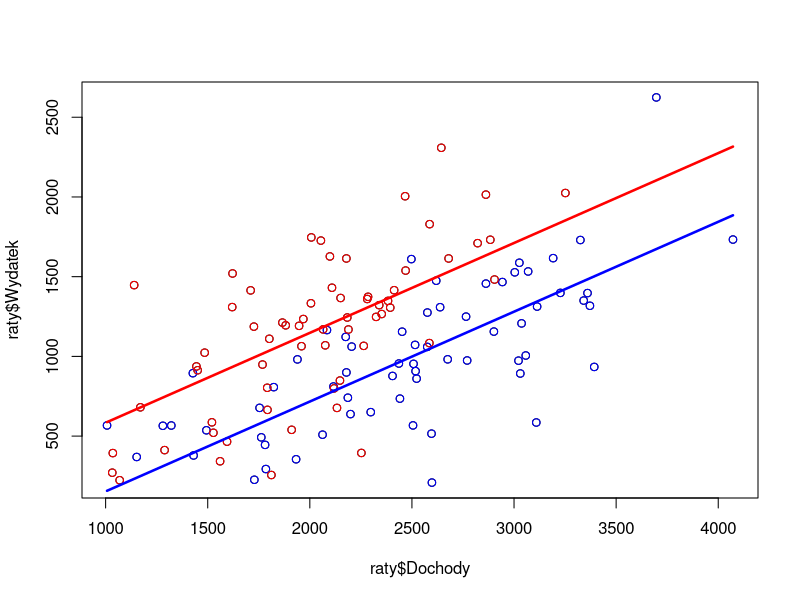
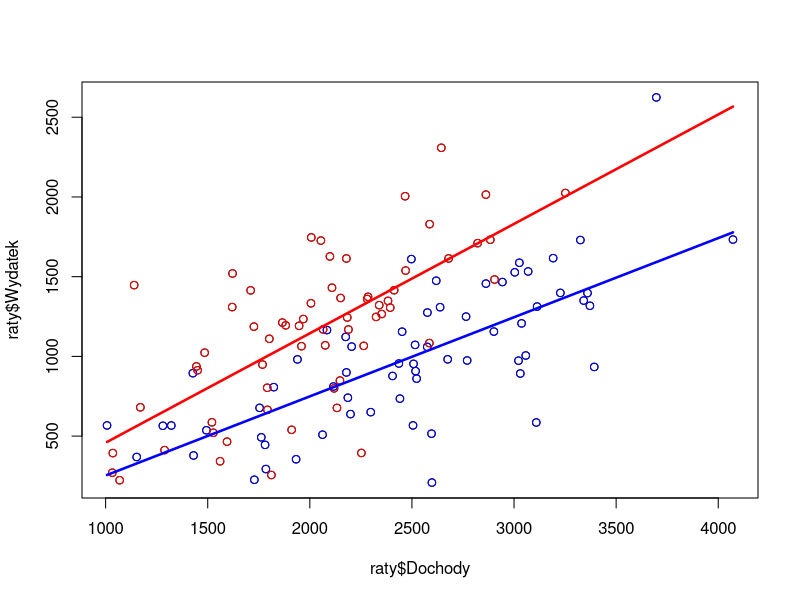
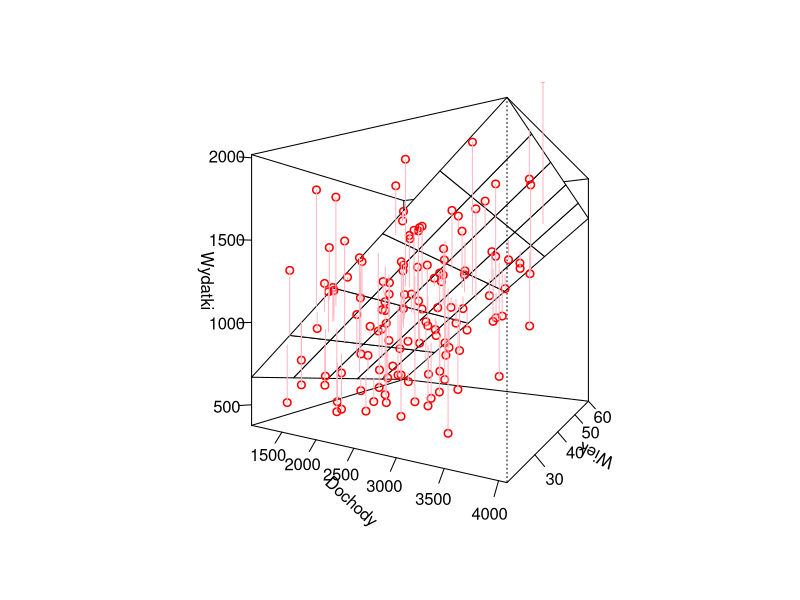

R code for these plots, in order: (Note: this script raises an error after producing the figures.)
# Zadanie 7.0

raty = read.csv2("Raty.csv")
head(raty)

# PRZY ZALOZENIU O ROWNOLEGLOSCI

# Wyznaczamy model liniowy zalezny od dochodow i rat (zatem wspolczynnik przy
# dochodach bedzie taki sam, niezaleznie od tego czy raty zostaly wziete, czy nie)
model = lm(Wydatek ~ Dochody + Raty, data=raty)
summary(model)

# Wyrozniamy cale zbiory probek z ratami oraz bez rat
wyd_bez_rat = raty[raty$Raty=="N",]
wyd_z_ratami = raty[raty$Raty=="T",]

# Rysujemy wykres z punktami
plot(raty$Dochody, raty$Wydatek) # Zapewnia odpowiednie zakresy
points(wyd_bez_rat$Dochody, wyd_bez_rat$Wydatek, col="blue") # Punkty bez rat
points(wyd_z_ratami$Dochody, wyd_z_ratami$Wydatek, col="red") # Punkty z ratami

# Wybieramy punkty ze skrajnymi dochodami (dwa wystarcza do narysowania linii)
skrajne = raty[raty$Dochody==min(raty$Dochody) | raty$Dochody==max(raty$Dochody),]

# Przerabiamy je na wersje "bez rat" oraz "z ratami"
pbezrat = skrajne
pbezrat$Raty = "N"
pzratami = skrajne
pzratami$Raty = "T"

# Rysujemy linie regresji dla obu przypadkow
lines(pbezrat$Dochody, predict(model, pbezrat), lwd=2.5, col="blue")
lines(pzratami$Dochody, predict(model, pzratami), lwd=2.5, col="red")

# BEZ ZALOZENIA O ROWNOLEGLOSCI

# Robimy osobne modele dla kawalkow danych
model_z_ratami = lm(Wydatek ~ Dochody, data=wyd_z_ratami)
summary(model_z_ratami)
model_bez_rat = lm(Wydatek ~ Dochody, data=wyd_bez_rat)
summary(model_bez_rat)

# Rysujemy wykres z punktami
plot(raty$Dochody, raty$Wydatek)
points(wyd_bez_rat$Dochody, wyd_bez_rat$Wydatek, col="blue")
points(wyd_z_ratami$Dochody, wyd_z_ratami$Wydatek, col="red")

# Rysujemy linie regresji dla obu przypadkow
lines(skrajne$Dochody, predict(model_bez_rat, skrajne), lwd=2.5, col="blue")
lines(skrajne$Dochody, predict(model_z_ratami, skrajne), lwd=2.5, col="red")


# Zadanie 7.1
model_dw = lm(Wydatek ~ Dochody + Wiek, data=raty)
summary(model_dw)

# Wspolrzedne punktow kratowych do rysowania wykresu pseudo3d
wiekv = (0:5/5)*(max(raty$Wiek)-min(raty$Wiek)) + min(raty$Wiek)
dochodyv = (0:5/5)*(max(raty$Dochody)-min(raty$Dochody)) + min(raty$Dochody)

# Funkcja wynikajaca z wyznaczonego modelu regresji
funkcja_dw = function(d, w) {
    model_dw$coef[1] + d * model_dw$coef[2] + w * model_dw$coef[3]
};

# Macierz wartosci w punktach kratowych
wydatekv = outer(dochodyv, wiekv, funkcja_dw)

# theta, phi -- katy obrotu perspektywy
wykres_dw = persp(x=dochodyv, y=wiekv, z=wydatekv, xlab="Dochody", ylab="Wiek",
                      zlab="Wydatki", ticktype="detailed", theta=30, phi=0)

# Punkty empiryczne i odpowiadajace im punkty teoretyczne (z modelu)
punkty_emp = trans3d(raty$Dochody, raty$Wiek, raty$Wydatek, wykres_dw)
punkty_teo = trans3d(raty$Dochody, raty$Wiek, predict(model_dw), wykres_dw)

# Rysowanie punktow empirycznych i odcinkow pokazujacych, gdzie przesunela je
# regresja
points(punkty_emp, col="red", lwd=1.5)
segments(punkty_emp$x, punkty_emp$y, punkty_teo$x, punkty_teo$y, col="lightpink")


# Zadanie 7.2
raty01 = c(raty$Raty)-1
model_w = glm(raty01 ~ Wiek, data=raty, family="binomial")
summary(model_w)

# Dodaje szum jednorodny, zeby punkty nie nachodzily na siebie (dzieki temu bede widzial,
# gdzie jest ich skupisko a gdzie wystepuja pojedynczo)
plot(raty$Wiek + runif(length(raty$Wiek), -1/3, 1/3), raty01, pch=4)
x = seq(min(raty$Wiek), max(raty$Wiek), length=300)
lines(c(min(raty$Wiek), max(raty$Wiek)), c(0.5, 0.5), lwd=2.5, col="gray", lty=2)
lines(x, 1/(1+exp(-predict(model_w, data.frame(Wiek=x)))), lwd=2.5, col="red")

funkcja_w = function(w) {
    b = 1/(1 + exp(-model_w$coef[1] - model_w$coef[2] * w))
    if(b < 0.5) {
        "N";
    } else {
        "T"
    };
};

(przewidziane_decyzje = factor(sapply(raty$Wiek, funkcja_w)))

# Jak czesto przewidywania na podstawie samego wieku zgadzaja sie z prawdziwymi
# decyzjami?
table(raty$Raty == przewidziane_decyzje)

# Tylko okolo 54% trafnosci, bez sensu
sum(raty$Raty == przewidziane_decyzje) / length(raty$Raty)

# Wniosek: tego, czy ktos wezmie kredyt czy nie lepiej nie oceniac na podstawie samego
# wieku.


# Zadanie 7.3
tr = read.csv2("test_regresji.csv")
head(tr)

model_kw = nls(y ~ c + b*x + a*x^2, data=tr, start=list(c=0,b=0,a=0))
summary(model_kw)

plot(tr$x, tr$y)
x = data.frame(x=seq(min(tr$x), max(tr$x), length=500))
lines(x$x, predict(model_kw, x), lwd=2.5, col="red")

# Wyglada wiarygodnie, z podsumowania takze wynika, ze udalo sie dopasowac model
# dosc dokladnie.


# Zadanie 7.4
model_domyslny = loess(y ~ x, data=tr)
summary(model_domyslny)
# Domyslnie wyszedl wielomian stopnia drugiego ze span=0.75

# Model dla stopnia 0
model_st0 = loess(y ~ x, data=tr, degree=0)
summary(model_st0)

# Model dla stopnia 1
model_st1 = loess(y ~ x, data=tr, degree=1)
summary(model_st1)

# 2 to najwyzszy dopuszczalny stopien...

# Model dla malego span
model_msp = loess(y ~ x, data=tr, degree=2, span=0.4)
summary(model_msp)

# Model dla duzego span
model_dsp = loess(y ~ x, data=tr, degree=2, span=0.95)
summary(model_dsp)

op = par(mfrow=c(1,2))
plot(tr$x, tr$y)
lines(x$x, predict(model_st0, x), lwd=2.5, col="gold")
lines(x$x, predict(model_st1, x), lwd=2.5, col="orange")
lines(x$x, predict(model_domyslny, x), lwd=2.5, col="red")
plot(tr$x, tr$y)
lines(x$x, predict(model_msp, x), lwd=2.5, col="purple")
lines(x$x, predict(model_domyslny, x), lwd=2.5, col="red")
lines(x$x, predict(model_dsp, x), lwd=2.5, col="peru")
par(op)

# Obserwacje:
# - zmniejszenie stopnia popsulo dokladnosc dopasowania, lecz stopien 1 jeszcze
#   mozna uznac za przydatny.
# - zmniejszenie spanu powoduje wyznaczenie wiekszej liczby lokalnych wielomianow,
#   przez co pojawia sie wiecej punktow przegiecia
# - zwiekszenie spanu powoduje powstanie bardziej gladkiej linii, ale roznice miedzy
#   domyslna wartoscia 0.75 a zaproponowana 0.95 nie sa znaczne (wykresy prawie
#   sie pokrywaja)


# Zadanie 7.5
model_ls_domyslny = smooth.spline(tr$y ~ tr$x)
summary(model_ls_domyslny)

# Model z mala lambda (lambda to wspolczynnik wygladzania, regularyzacja pewnie)
model_mlam = smooth.spline(tr$y ~ tr$x, spar=0)
summary(model_mlam)

# Model z duza lambda
model_dlam = smooth.spline(tr$y ~ tr$x, spar=1)
summary(model_dlam)

plot(tr$x, tr$y)
lines(x$x, predict(model_dlam, x$x)$y, lwd=2.5, col="green")
lines(x$x, predict(model_ls_domyslny, x$x)$y, lwd=2.5, col="red")
lines(x$x, predict(model_mlam, x$x)$y, lwd=2.5, col="blue")

# Jak widac, znaczenie "wspolczynnika wygladzania" jest tutaj bardzo doslowne, nie
# ma co poza tym wyjasniac.

